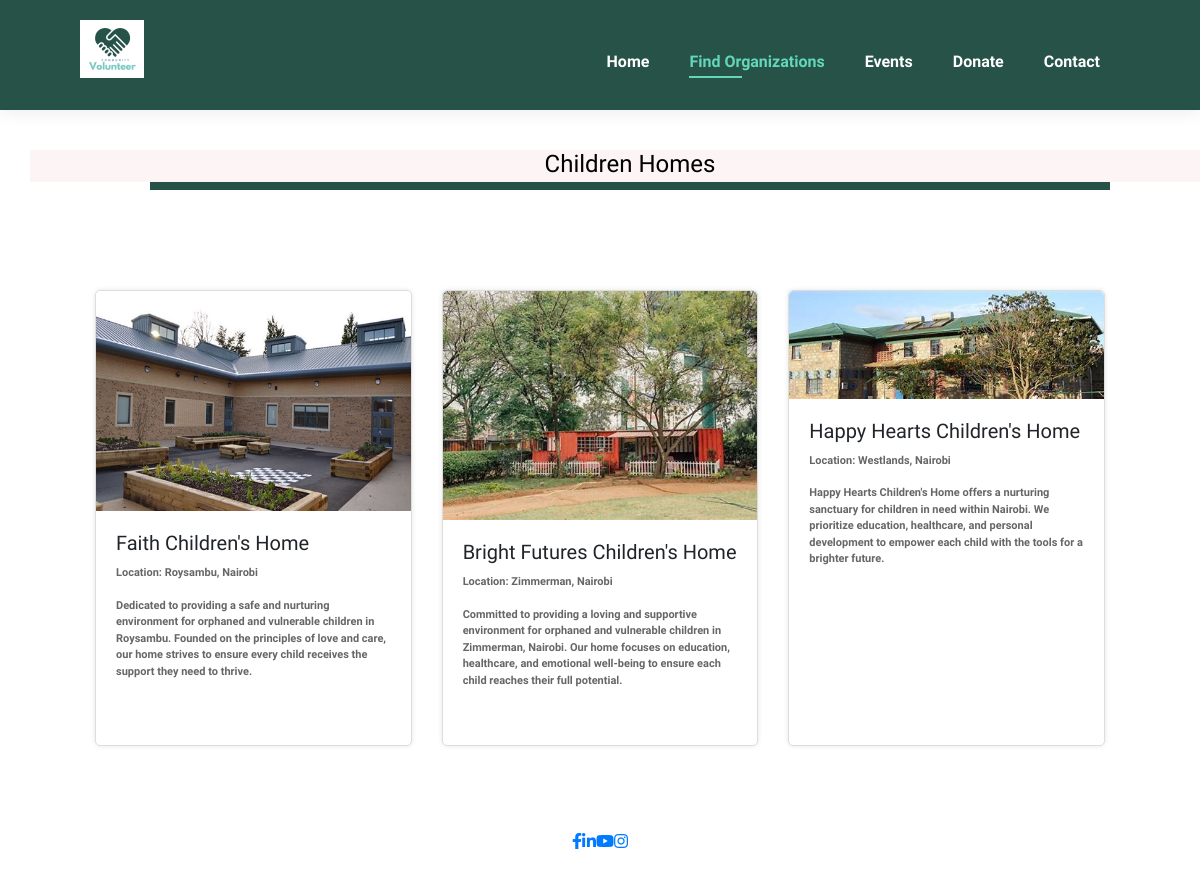
Page /organization-type/Children Homes/ on the committed database.
### app/models.py (models this page shows, shortened)
class Organization(models.Model):
    ORGANIZATION_TYPES = [
        ('Elderly Homes', 'Elderly Homes'),
        ('Hospitals & Clinics', 'Hospitals & Clinics'),
        ('Children Homes', 'Children Homes'),
    ]
    name = models.CharField(max_length=100)
    description = models.TextField()
    location = models.CharField(max_length=100)
    image = models.ImageField(upload_to='organization_images/')
    type = models.CharField(max_length=25, choices=ORGANIZATION_TYPES)

### app/views.py (the view)
# urls.py: path('organization-type/<str:organization_type>/', views.organization_type, name='organization_type'),
def organization_type(request, organization_type):
    organizations = Organization.objects.filter(type=organization_type)
    context = {'organizations': organizations, 'organization_type': organization_type}
    return render(request, 'organizationtype.html', context)

### app/templates/organizationtype.html (shortened to what this page needs)
{% load static %}
<!DOCTYPE html>
<html lang="en">
<head>
    <link rel="stylesheet" href="https://cdnjs.cloudflare.com/ajax/libs/font-awesome/5.15.4/css/all.min.css" />
    <link rel="stylesheet" href="{% static 'css/home.css' %}">
    <link rel="stylesheet" href="https://stackpath.bootstrapcdn.com/bootstrap/4.5.2/css/bootstrap.min.css">
</head>
<body>
    <section id="header">
        <a href="{% url 'home' %}"><img src="{% static 'img/logo-h.png' %}" class="logo" alt=""></a>
        <div>
            <ul id="navbar">
                <li><a href="{% url 'home' %}">Home</a></li>
                <li><a class="active" href="{% url 'opportunityvolunteer' %}">Find Organizations</a></li>
                <li><a href="{% url 'events' %}">Events</a></li>
                <li><a href="{% url 'donations' %}">Donate</a></li>
                <li><a href="{% url 'contact' %}">Contact</a></li>
            </ul>
        </div>
    </section>
    <section id="banner" class="section-m1">
        <div class="banner-content">
            <h4 style="color: black; background-color: rgb(253, 245, 245); height: 45px; text-align: center; width: 1200px">
                {{ organization_type }}
            </h4>
        </div>
    </section>
    <section id="organizations" class="section-p1">
        <div class="container">
            <div class="row">
                {% for organization in organizations %}
                <div class="col-lg-4 col-md-6 mb-4">
                    <div class="pro">
                        <img src="{{ organization.image.url }}" alt="{{ organization.name }}">
                        <div class="desc">
                            <h5>{{ organization.name }}</h5>
                            <p>Location: {{ organization.location }}</p>
                            <p>{{ organization.description }}</p>
                        </div>
                    </div>
                </div>
                {% endfor %}
            </div>
        </div>
    </section>
    <section id="footer">
        <div>
            <ul id="navbar">
                <a href="#" aria-label="Facebook"><i class="fab fa-facebook-f"></i></a>
                <a href="#" aria-label="LinkedIn"><i class="fab fa-linkedin-in"></i></a>
                <a href="#" aria-label="YouTube"><i class="fab fa-youtube"></i></a>
                <a href="#" aria-label="Instagram"><i class="fab fa-instagram"></i></a>
            </ul>
        </div>
    </section>
</body>
</html>

### app/static/css/home.css (style rules this page uses)
* { margin: 0; padding: 0; box-sizing: border-box; font-family: "Spartan", sans-serif; }
html { scroll-behavior: smooth; }
h4 { font-size: 16px; color: #222; }
p { font-size: 11px; color: #465b52; margin: 15px 0 20px 0; }
.section-p1 { padding: 40px 80px; }
.section-m1 { margin: 40px 0; }
body { width: 100%; }
#header { display: flex; align-content: center; justify-content: space-between; padding: 20px 80px; background-color: #265247; box-shadow: 0 5px 15px rgb(0, 0, 0, 0.06); z-index: 999; position: sticky; top: 0; left: 0; }
#navbar { display: flex; align-items: center; justify-content: center; }
#navbar li { list-style: none; margin-top: 30px; padding: 0 20px; position: relative; }
#navbar li a { text-decoration: none; font-size: 16px; font-weight: 600; color: white; transition: 0.3s ease; }
#navbar li a:hover, #navbar li a.active { color: #64d6ba; }
#navbar li a.active::after, #navbar li a:hover::after { content: ""; width: 30%; height: 2px; background-color: #64d6ba; position: absolute; bottom: -4px; left: 20px; }
#product1 h2, p { color: #34695c; }
#banner .banner-content { display: flex; flex-direction: column; justify-content: center; align-items: center; text-align: center; background-color:#265247; opacity: 1.0; height: 40px; width: 80%; margin-left: 150px; background-size: cover; }
#banner .banner-content h4 { color: white; }
body { font-family: Arial, sans-serif; margin: 0; padding: 0; background-color: #f0f0f0; }
.container { max-width: 800px; margin: 0 auto; padding: 20px; }

### app/templates/organizationtype.html (style rules this page uses)
.pro { margin-bottom: 20px; border: 1px solid #ddd; border-radius: 5px; box-shadow: 0 0 5px rgba(0,0,0,0.1); display: flex; flex-direction: column; height: 100%; }
.pro img { width: 100%; height: auto; border-top-left-radius: 5px; border-top-right-radius: 5px; flex-shrink: 0; }
.pro .desc { padding: 20px; flex-grow: 1; }
.pro h5 { font-size: 1.25rem; margin-bottom: 10px; }
.pro p { color: #666; }
.pro .desc p { font-weight: bold; }

### rows in the picture
Organization: image (picture), name "Faith Children's Home", location "Roysambu, Nairobi", description "Dedicated to providing a safe and nurturing environment for orphaned and vulnerable children in Roysambu. Founded on the principles of love and care, our home strives to ensure every child receives the support they need to thrive."
Organization: image (picture), name "Bright Futures Children's Home", location "Zimmerman, Nairobi", description "Committed to providing a loving and supportive environment for orphaned and vulnerable children in Zimmerman, Nairobi. Our home focuses on education, healthcare, and emotional well-being to ensure each child reaches their full potential."
Organization: image (picture), name "Happy Hearts Children's Home", location "Westlands, Nairobi", description "Happy Hearts Children's Home offers a nurturing sanctuary for children in need within Nairobi. We prioritize education, healthcare, and personal development to empower each child with the tools for a brighter future."

### other values in the picture
{{ organization_type }} "Children Homes"
